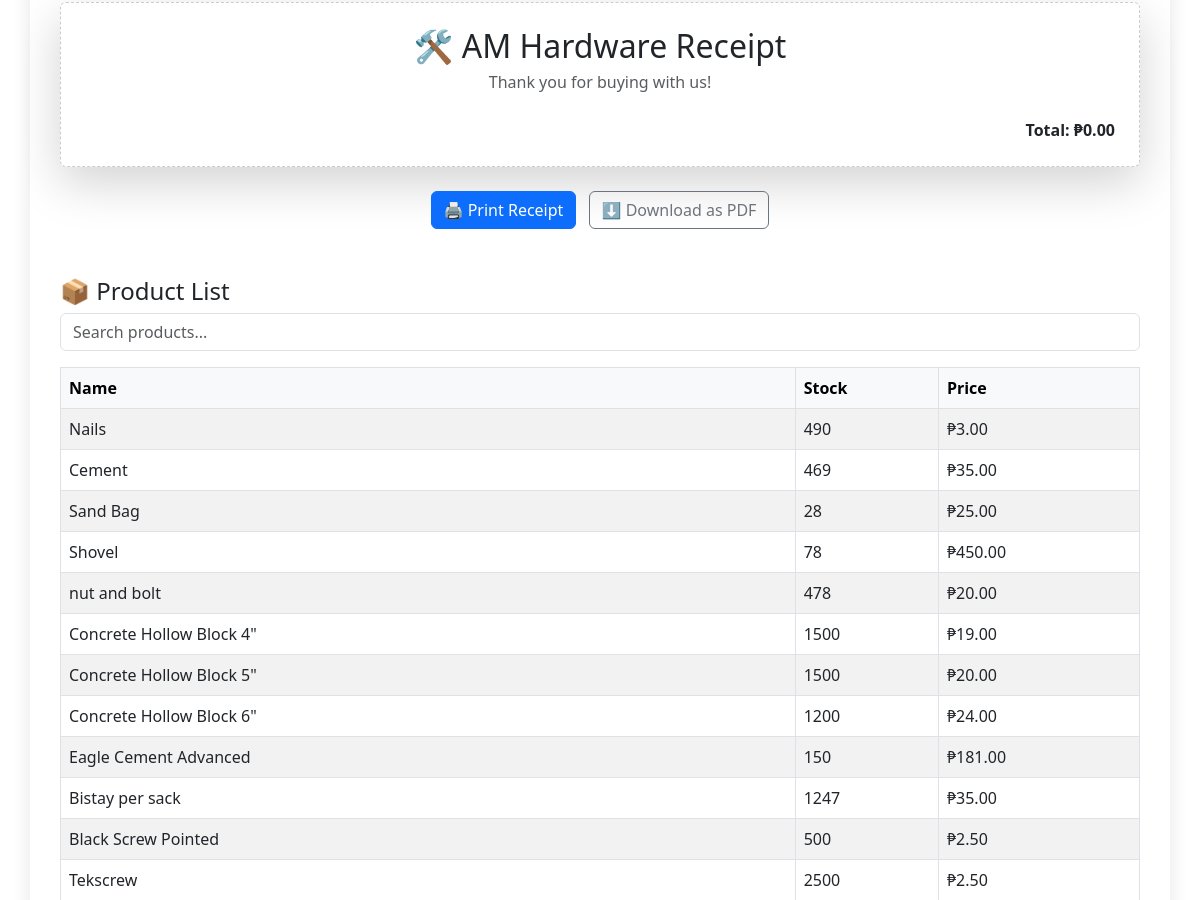
The app's page /pos/ (signed in, middle part), older data.
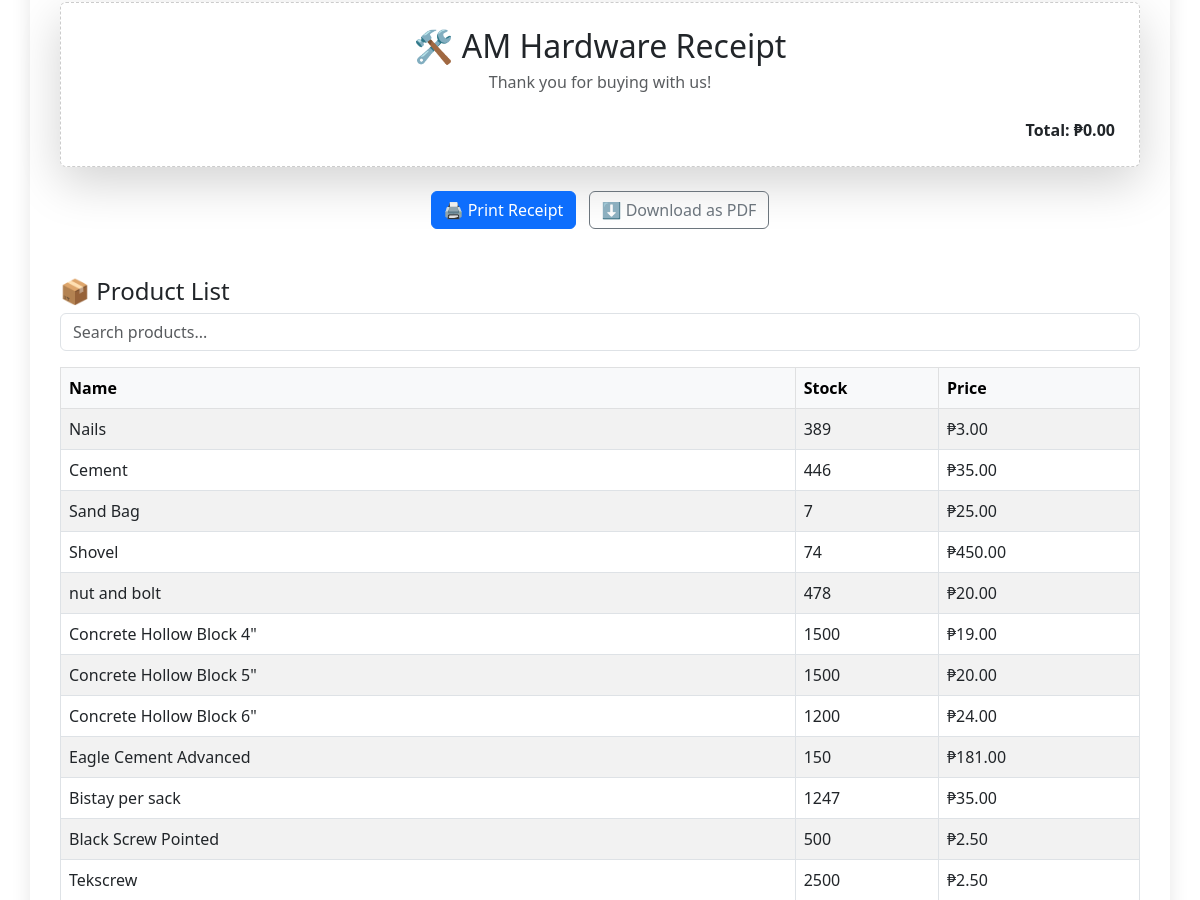
The same page, newer data.
### core/models.py (models this page shows, shortened)
class Product(models.Model):
    name = models.CharField(max_length=100)
    description = models.TextField(blank=True)
    stock = models.PositiveIntegerField(default=0)
    price = models.DecimalField(max_digits=10, decimal_places=2)
    low_stock_threshold = models.PositiveIntegerField(default=5)
    low_stock_threshold = models.IntegerField(default=5
                                              )

### core/views.py (the view, shortened to what this page needs)
# urls.py: path('pos/', views.pos_view, name='pos_view'),
@user_passes_test(is_cashier)
@login_required
def pos_view(request):
    formset = POSFormSet(request.POST or None)
    return render(request, 'core/pos.html', {
        'formset': formset,
        'products': Product.objects.all(),
        'empty_form': formset.empty_form,
    })

### core/forms.py
class POSItemForm(forms.Form):
    product = forms.ModelChoiceField(
        queryset=Product.objects.all(),
        widget=forms.Select(attrs={'class': 'product-select'})
    )
    quantity = forms.IntegerField(
        min_value=1,
        widget=forms.NumberInput(attrs={'class': 'qty-input'})
    )

### core/views.py (called while the page is built)
def is_cashier(user):
    return user.groups.filter(name='Cashier').exists() or user.is_superuser

### core/templates/core/pos.html (shortened to what this page needs)
{% load static %}
<!DOCTYPE html>
<html>
<head>
    <link href="https://cdn.jsdelivr.net/npm/bootstrap@5.3.0/dist/css/bootstrap.min.css" rel="stylesheet">
    <link href="https://cdn.jsdelivr.net/npm/select2@4.1.0-rc.0/dist/css/select2.min.css" rel="stylesheet" />
</head>
<body>
<div class="container">
    <div class="receipt-area-container">
        <div class="receipt-area shadow-lg p-4 rounded bg-white" id="receipt">
            <h2 class="text-center mb-1">🛠️ AM Hardware Receipt</h2>
            <p class="text-center text-muted mb-4">Thank you for buying with us!</p>
            <div class="receipt-footer mt-4 text-end">
                <strong>Total: ₱0.00</strong>
            </div>
        </div>
    </div>
    <div class="mt-4 text-center">
        <button class="btn btn-primary me-2" onclick="printReceipt()">🖨️ Print Receipt</button>
        <button class="btn btn-outline-secondary" onclick="downloadReceipt()">⬇️ Download as PDF</button>
    </div>
    <div class="mt-5">
        <h4>📦 Product List</h4>
        <input type="text" id="productSearch" class="form-control mb-3" placeholder="Search products...">
        <table class="table table-bordered table-striped">
            <thead class="table-light"><tr><th>Name</th><th>Stock</th><th>Price</th></tr></thead>
            <tbody id="productTable">
                {% for product in products %}
                <tr><td>{{ product.name }}</td><td>{{ product.stock }}</td><td>₱{{ product.price }}</td></tr>
                {% endfor %}
            </tbody>
        </table>
    </div>
</div>
</body>
</html>

### core/templates/core/pos.html (style rules this page uses)
body { background-image: url('/static/images/101.jpg'); background-size: cover; background-repeat: no-repeat; background-position: center; background-attachment: fixed; font-family: 'Segoe UI', sans-serif; }
.container { background-color: #ffffff; padding: 30px; border-radius: 12px; box-shadow: 0 8px 20px rgba(0,0,0,0.1); }
.receipt-area { background: #fdfdfd; padding: 20px; border: 1px dashed #ccc; border-radius: 10px; margin-top: 30px; }

Row changes from the older to the newer data that the page shows:
changed Product "Nails": stock "490" → "389"
changed Product "Cement": stock "469" → "446"
changed Product "Sand Bag": stock "28" → "7"
changed Product "Shovel": stock "78" → "74"
